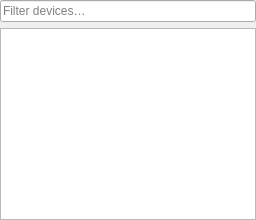
<?xml version="1.0" encoding="UTF-8"?>
<ui version="4.0">
 <class>DeviceListPanel</class>
 <widget class="QWidget" name="DeviceListPanel">
  <layout class="QVBoxLayout" name="listLayout">
   <property name="leftMargin">
    <number>0</number>
   </property>
   <property name="topMargin">
    <number>0</number>
   </property>
   <property name="rightMargin">
    <number>0</number>
   </property>
   <property name="bottomMargin">
    <number>0</number>
   </property>
   <item>
    <widget class="QLineEdit" name="deviceFilter">
     <property name="placeholderText">
      <string>Filter devices…</string>
     </property>
    </widget>
   </item>
   <item>
    <widget class="QTableView" name="deviceView">
     <property name="selectionBehavior">
      <enum>QAbstractItemView::SelectRows</enum>
     </property>
     <property name="selectionMode">
      <enum>QAbstractItemView::SingleSelection</enum>
     </property>
    </widget>
   </item>
  </layout>
 </widget>
 <resources/>
 <connections/>
</ui>
